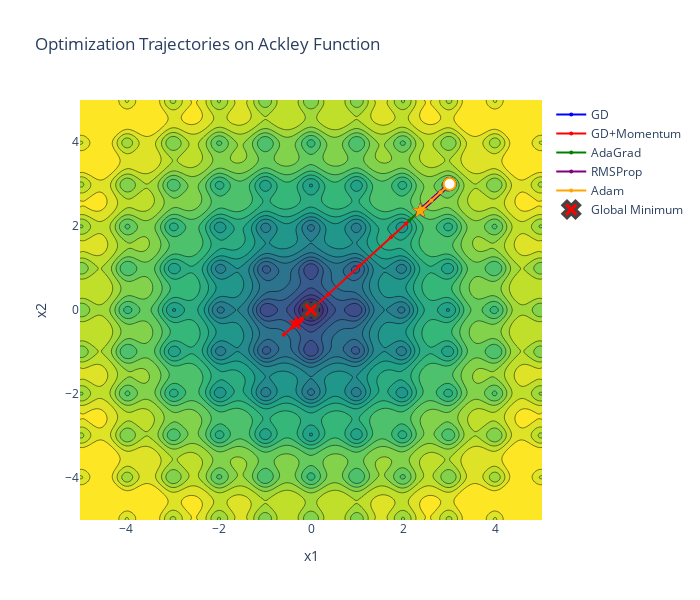
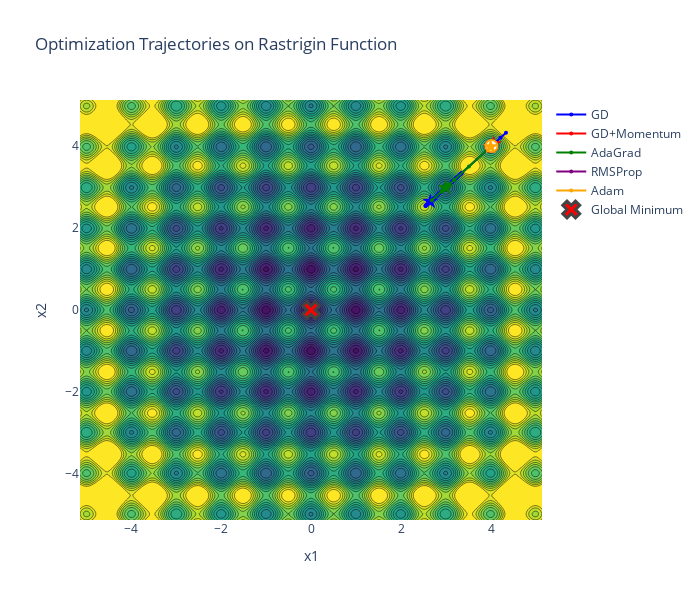
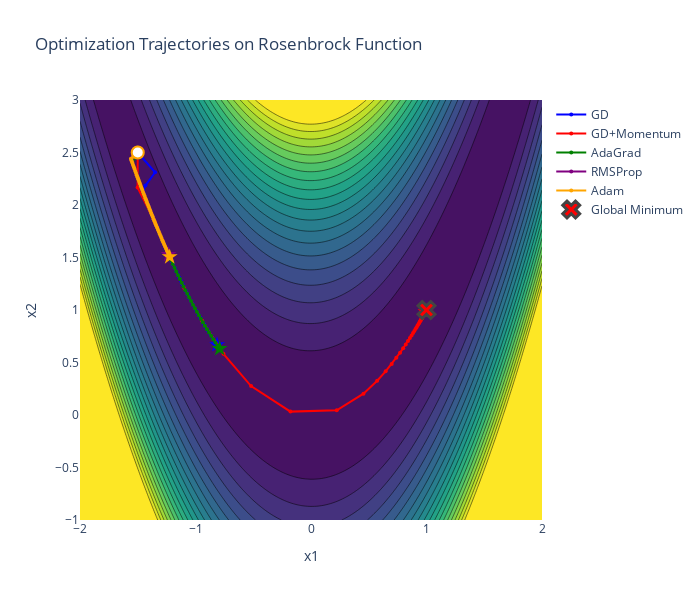

The code cell stored with these charts, in order, in its notebook:
### Code cell
# Create contour plots with trajectories
for func_name, func, grad_func, x0 in test_functions:
    # Create grid for contour plot
    if func_name == 'Ackley':
        x_range = np.linspace(-5, 5, 200)
        y_range = np.linspace(-5, 5, 200)
        global_min = [0, 0]
    elif func_name == 'Rastrigin':
        x_range = np.linspace(-5.12, 5.12, 200)
        y_range = np.linspace(-5.12, 5.12, 200)
        global_min = [0, 0]
    else:  # Rosenbrock
        x_range = np.linspace(-2, 2, 200)
        y_range = np.linspace(-1, 3, 200)
        global_min = [1, 1]
    
    X, Y = np.meshgrid(x_range, y_range)
    Z = np.zeros_like(X)
    
    for i in range(X.shape[0]):
        for j in range(X.shape[1]):
            Z[i, j] = func(np.array([X[i, j], Y[i, j]]))
    
    # Create figure
    fig = go.Figure()
    
    # Add contour plot
    fig.add_trace(go.Contour(
        x=x_range,
        y=y_range,
        z=Z,
        colorscale='Viridis',
        contours=dict(
            start=0,
            end=np.percentile(Z, 90),
            size=(np.percentile(Z, 90) - 0) / 20
        ),
        showscale=False,
        name='Function'
    ))
    
    # Add trajectories for each algorithm
    for color_idx, (alg_name, result) in enumerate(all_results[func_name].items()):
        path = result['path']
        # Subsample path for clarity (plot every 10th point for long trajectories)
        step = max(1, len(path) // 50)
        
        fig.add_trace(go.Scatter(
            x=path[::step, 0],
            y=path[::step, 1],
            mode='lines+markers',
            name=alg_name,
            line=dict(color=colors[color_idx], width=2),
            marker=dict(size=4)
        ))
        
        # Add start and end markers
        fig.add_trace(go.Scatter(
            x=[path[0, 0]],
            y=[path[0, 1]],
            mode='markers',
            marker=dict(size=12, color='white', symbol='circle', 
                       line=dict(color=colors[color_idx], width=2)),
            showlegend=False,
            hovertext=f'{alg_name} start'
        ))
        
        fig.add_trace(go.Scatter(
            x=[path[-1, 0]],
            y=[path[-1, 1]],
            mode='markers',
            marker=dict(size=12, color=colors[color_idx], symbol='star'),
            showlegend=False,
            hovertext=f'{alg_name} end'
        ))
    
    # Add global minimum marker
    fig.add_trace(go.Scatter(
        x=[global_min[0]],
        y=[global_min[1]],
        mode='markers',
        marker=dict(size=15, color='red', symbol='x', line=dict(width=3)),
        name='Global Minimum',
        showlegend=True
    ))
    
    fig.update_layout(
        title=f'Optimization Trajectories on {func_name} Function',
        xaxis_title='x1',
        yaxis_title='x2',
        height=600,
        width=700,
        hovermode='closest'
    )
    
    fig.show()

### Figure 1 — Plotly figure (JSON) as saved in the notebook; plotly's stock layout.template omitted (floating-point values rounded to 4 significant figures; data arrays with more than 128 entries replaced by an {"elided": "..."} marker saying what was removed)
{"data": [{"colorscale": [[0, "#440154"], [0.1111, "#482878"], [0.2222, "#3e4989"], [0.3333, "#31688e"], [0.4444, "#26828e"], [0.5556, "#1f9e89"], [0.6667, "#35b779"], [0.7778, "#6ece58"], [0.8889, "#b5de2b"], [1, "#fde725"]], "contours": {"end": 12.59, "size": 0.6295, "start": 0}, "name": "Function", "showscale": false, "type": "contour", "x": {"elided": "200 float values"}, "y": {"elided": "200 float values"}, "z": {"elided": "200x200 float values"}}, {"line": {"color": "blue", "width": 2}, "marker": {"size": 4}, "mode": "lines+markers", "name": "GD", "type": "scatter", "x": [3.0, 2.972, 2.909, 2.801, 2.706, 2.642, 2.596, 2.558, 2.527, 2.499, 2.476, 2.456, 2.439, 2.424, 2.412, 2.402, 2.394, 2.387, 2.382, 2.377, 2.374, 2.372, 2.369, 2.368, 2.367, 2.366, 2.365, 2.364, 2.364, 2.364, 2.363, 2.363, 2.363, 2.363, 2.363, 2.363, 2.363, 2.363, 2.363, 2.363, 2.363, 2.363, 2.363, 2.363, 2.363, 2.363, 2.363, 2.363, 2.363, 2.363, 2.363, 2.363, 2.363, 2.363, 2.363, 2.363, 2.363, 2.363, 2.363, 2.363, 2.363, 2.363, 2.363, 2.363, 2.363, 2.363, 2.363], "y": [3.0, 2.972, 2.909, 2.801, 2.706, 2.642, 2.596, 2.558, 2.527, 2.499, 2.476, 2.456, 2.439, 2.424, 2.412, 2.402, 2.394, 2.387, 2.382, 2.377, 2.374, 2.372, 2.369, 2.368, 2.367, 2.366, 2.365, 2.364, 2.364, 2.364, 2.363, 2.363, 2.363, 2.363, 2.363, 2.363, 2.363, 2.363, 2.363, 2.363, 2.363, 2.363, 2.363, 2.363, 2.363, 2.363, 2.363, 2.363, 2.363, 2.363, 2.363, 2.363, 2.363, 2.363, 2.363, 2.363, 2.363, 2.363, 2.363, 2.363, 2.363, 2.363, 2.363, 2.363, 2.363, 2.363, 2.363]}, {"hovertext": "GD start", "marker": {"color": "white", "line": {"color": "blue", "width": 2}, "size": 12, "symbol": "circle"}, "mode": "markers", "showlegend": false, "type": "scatter", "x": [3], "y": [3]}, {"hovertext": "GD end", "marker": {"color": "blue", "size": 12, "symbol": "star"}, "mode": "markers", "showlegend": false, "type": "scatter", "x": [2.363], "y": [2.363]}, {"line": {"color": "red", "width": 2}, "marker": {"size": 4}, "mode": "lines+markers", "name": "GD+Momentum", "type": "scatter", "x": [3.0, 2.664, 2.06, 1.731, 1.04, 0.3681, -0.2448, -0.5895, -0.3619, -0.1994, -0.4, -0.3668, -0.2595, -0.3401, -0.3454, -0.2924, -0.3234, -0.3325, -0.3075, -0.3189, -0.3256, -0.3142, -0.318, -0.3221, -0.317, -0.3181, -0.3203, -0.3181, -0.3183, -0.3195, -0.3186, -0.3185, -0.3191, -0.3187, -0.3186, -0.3189, -0.3188, -0.3187, -0.3188, -0.3188, -0.3188, -0.3188, -0.3188, -0.3188, -0.3188, -0.3188, -0.3188, -0.3188, -0.3188, -0.3188, -0.3188, -0.3188, -0.3188, -0.3188, -0.3188, -0.3188, -0.3188, -0.3188], "y": [3.0, 2.664, 2.06, 1.731, 1.04, 0.3681, -0.2448, -0.5895, -0.3619, -0.1994, -0.4, -0.3668, -0.2595, -0.3401, -0.3454, -0.2924, -0.3234, -0.3325, -0.3075, -0.3189, -0.3256, -0.3142, -0.318, -0.3221, -0.317, -0.3181, -0.3203, -0.3181, -0.3183, -0.3195, -0.3186, -0.3185, -0.3191, -0.3187, -0.3186, -0.3189, -0.3188, -0.3187, -0.3188, -0.3188, -0.3188, -0.3188, -0.3188, -0.3188, -0.3188, -0.3188, -0.3188, -0.3188, -0.3188, -0.3188, -0.3188, -0.3188, -0.3188, -0.3188, -0.3188, -0.3188, -0.3188, -0.3188]}, {"hovertext": "GD+Momentum start", "marker": {"color": "white", "line": {"color": "red", "width": 2}, "size": 12, "symbol": "circle"}, "mode": "markers", "showlegend": false, "type": "scatter", "x": [3], "y": [3]}, {"hovertext": "GD+Momentum end", "marker": {"color": "red", "size": 12, "symbol": "star"}, "mode": "markers", "showlegend": false, "type": "scatter", "x": [-0.3188], "y": [-0.3188]}, {"line": {"color": "green", "width": 2}, "marker": {"size": 4}, "mode": "lines+markers", "name": "AdaGrad", "type": "scatter", "x": [3.0, 2.5, 2.129, 2.575, 2.354, 2.367, 2.36, 2.364, 2.362, 2.363, 2.362, 2.363, 2.363, 2.363, 2.363, 2.363, 2.363, 2.363, 2.363, 2.363, 2.363, 2.363, 2.363, 2.363, 2.363], "y": [3.0, 2.5, 2.129, 2.575, 2.354, 2.367, 2.36, 2.364, 2.362, 2.363, 2.362, 2.363, 2.363, 2.363, 2.363, 2.363, 2.363, 2.363, 2.363, 2.363, 2.363, 2.363, 2.363, 2.363, 2.363]}, {"hovertext": "AdaGrad start", "marker": {"color": "white", "line": {"color": "green", "width": 2}, "size": 12, "symbol": "circle"}, "mode": "markers", "showlegend": false, "type": "scatter", "x": [3], "y": [3]}, {"hovertext": "AdaGrad end", "marker": {"color": "green", "size": 12, "symbol": "star"}, "mode": "markers", "showlegend": false, "type": "scatter", "x": [2.363], "y": [2.363]}, {"line": {"color": "purple", "width": 2}, "marker": {"size": 4}, "mode": "lines+markers", "name": "RMSProp", "type": "scatter", "x": [3.0, 2.978, 2.957, 2.939, 2.922, 2.906, 2.892, 2.878, 2.865, 2.853, 2.841, 2.83, 2.819, 2.809, 2.799, 2.789, 2.779, 2.77, 2.76, 2.751, 2.742, 2.733, 2.725, 2.716, 2.708, 2.699, 2.691, 2.682, 2.674, 2.666, 2.658, 2.649, 2.641, 2.633, 2.625, 2.617, 2.609, 2.601, 2.592, 2.584, 2.576, 2.568, 2.56, 2.552, 2.544, 2.535, 2.527, 2.519, 2.511, 2.503, 2.495, 2.487, 2.479, 2.471, 2.463, 2.455, 2.448, 2.44, 2.433, 2.425, 2.418, 2.412, 2.405, 2.399, 2.393, 2.388, 2.383, 2.379, 2.375, 2.371, 2.369, 2.367, 2.365, 2.364, 2.363, 2.363, 2.363, 2.363, 2.363, 2.363, 2.363, 2.363], "y": [3.0, 2.978, 2.957, 2.939, 2.922, 2.906, 2.892, 2.878, 2.865, 2.853, 2.841, 2.83, 2.819, 2.809, 2.799, 2.789, 2.779, 2.77, 2.76, 2.751, 2.742, 2.733, 2.725, 2.716, 2.708, 2.699, 2.691, 2.682, 2.674, 2.666, 2.658, 2.649, 2.641, 2.633, 2.625, 2.617, 2.609, 2.601, 2.592, 2.584, 2.576, 2.568, 2.56, 2.552, 2.544, 2.535, 2.527, 2.519, 2.511, 2.503, 2.495, 2.487, 2.479, 2.471, 2.463, 2.455, 2.448, 2.44, 2.433, 2.425, 2.418, 2.412, 2.405, 2.399, 2.393, 2.388, 2.383, 2.379, 2.375, 2.371, 2.369, 2.367, 2.365, 2.364, 2.363, 2.363, 2.363, 2.363, 2.363, 2.363, 2.363, 2.363]}, {"hovertext": "RMSProp start", "marker": {"color": "white", "line": {"color": "purple", "width": 2}, "size": 12, "symbol": "circle"}, "mode": "markers", "showlegend": false, "type": "scatter", "x": [3], "y": [3]}, {"hovertext": "RMSProp end", "marker": {"color": "purple", "size": 12, "symbol": "star"}, "mode": "markers", "showlegend": false, "type": "scatter", "x": [2.363], "y": [2.363]}, {"line": {"color": "orange", "width": 2}, "marker": {"size": 4}, "mode": "lines+markers", "name": "Adam", "type": "scatter", "x": [3.0, 2.803, 2.605, 2.408, 2.361, 2.363, 2.361, 2.363, 2.363, 2.361, 2.363, 2.364, 2.361, 2.362, 2.364, 2.362, 2.362, 2.364, 2.362, 2.361, 2.364, 2.363, 2.361, 2.363, 2.363, 2.361, 2.363, 2.364, 2.361, 2.363, 2.364, 2.362, 2.362, 2.364, 2.362, 2.362, 2.364, 2.363, 2.361, 2.364, 2.363, 2.361, 2.363, 2.364, 2.361, 2.363, 2.364, 2.362, 2.362, 2.364], "y": [3.0, 2.803, 2.605, 2.408, 2.361, 2.363, 2.361, 2.363, 2.363, 2.361, 2.363, 2.364, 2.361, 2.362, 2.364, 2.362, 2.362, 2.364, 2.362, 2.361, 2.364, 2.363, 2.361, 2.363, 2.363, 2.361, 2.363, 2.364, 2.361, 2.363, 2.364, 2.362, 2.362, 2.364, 2.362, 2.362, 2.364, 2.363, 2.361, 2.364, 2.363, 2.361, 2.363, 2.364, 2.361, 2.363, 2.364, 2.362, 2.362, 2.364]}, {"hovertext": "Adam start", "marker": {"color": "white", "line": {"color": "orange", "width": 2}, "size": 12, "symbol": "circle"}, "mode": "markers", "showlegend": false, "type": "scatter", "x": [3], "y": [3]}, {"hovertext": "Adam end", "marker": {"color": "orange", "size": 12, "symbol": "star"}, "mode": "markers", "showlegend": false, "type": "scatter", "x": [2.362], "y": [2.362]}, {"marker": {"color": "red", "line": {"width": 3}, "size": 15, "symbol": "x"}, "mode": "markers", "name": "Global Minimum", "showlegend": true, "type": "scatter", "x": [0], "y": [0]}], "layout": {"height": 600, "hovermode": "closest", "title": {"text": "Optimization Trajectories on Ackley Function"}, "width": 700, "xaxis": {"title": {"text": "x1"}}, "yaxis": {"title": {"text": "x2"}}}}

### Figure 2 — Plotly figure (JSON) as saved in the notebook; plotly's stock layout.template omitted (floating-point values rounded to 4 significant figures; data arrays with more than 128 entries replaced by an {"elided": "..."} marker saying what was removed)
{"data": [{"colorscale": [[0, "#440154"], [0.1111, "#482878"], [0.2222, "#3e4989"], [0.3333, "#31688e"], [0.4444, "#26828e"], [0.5556, "#1f9e89"], [0.6667, "#35b779"], [0.7778, "#6ece58"], [0.8889, "#b5de2b"], [1, "#fde725"]], "contours": {"end": 56.47, "size": 2.823, "start": 0}, "name": "Function", "showscale": false, "type": "contour", "x": {"elided": "200 float values"}, "y": {"elided": "200 float values"}, "z": {"elided": "200x200 float values"}}, {"line": {"color": "blue", "width": 2}, "marker": {"size": 4}, "mode": "lines+markers", "name": "GD", "type": "scatter", "x": [4.0, 4.199, 4.322, 2.57, 2.669, 2.678, 2.818, 2.718, 3.342, 3.024, 2.849, 3.324, 2.802, 2.74, 2.639, 2.538, 2.782, 3.118, 3.312, 2.915, 3.279, 3.303, 3.321, 3.251, 2.567, 2.609, 2.542, 2.592, 3.178, 3.124, 3.334, 2.668, 2.742, 2.629, 2.591, 3.212, 2.678, 2.54, 2.917, 3.224, 2.731, 3.163, 2.632, 2.604, 2.841, 3.051, 3.145, 3.168, 3.235, 2.666], "y": [4.0, 4.199, 4.322, 2.57, 2.669, 2.678, 2.818, 2.718, 3.342, 3.024, 2.849, 3.324, 2.802, 2.74, 2.639, 2.538, 2.782, 3.118, 3.312, 2.915, 3.279, 3.303, 3.321, 3.251, 2.567, 2.609, 2.542, 2.592, 3.178, 3.124, 3.334, 2.668, 2.742, 2.629, 2.591, 3.212, 2.678, 2.54, 2.917, 3.224, 2.731, 3.163, 2.632, 2.604, 2.841, 3.051, 3.145, 3.168, 3.235, 2.666]}, {"hovertext": "GD start", "marker": {"color": "white", "line": {"color": "blue", "width": 2}, "size": 12, "symbol": "circle"}, "mode": "markers", "showlegend": false, "type": "scatter", "x": [4], "y": [4]}, {"hovertext": "GD end", "marker": {"color": "blue", "size": 12, "symbol": "star"}, "mode": "markers", "showlegend": false, "type": "scatter", "x": [2.644], "y": [2.644]}, {"line": {"color": "red", "width": 2}, "marker": {"size": 4}, "mode": "lines+markers", "name": "GD+Momentum", "type": "scatter", "x": [4.0, 3.921, 3.899, 3.909, 3.907, 3.906, 3.906, 3.907, 3.906, 3.906, 3.906, 3.906, 3.906, 3.906, 3.906, 3.906, 3.906, 3.906, 3.906, 3.906, 3.906, 3.906, 3.906, 3.906, 3.906, 3.906, 3.906, 3.906, 3.906, 3.906, 3.906, 3.906, 3.906, 3.906, 3.906, 3.906, 3.906, 3.906, 3.906, 3.906, 3.906, 3.906, 3.906, 3.906, 3.906, 3.906, 3.906, 3.906, 3.906, 3.906], "y": [4.0, 3.921, 3.899, 3.909, 3.907, 3.906, 3.906, 3.907, 3.906, 3.906, 3.906, 3.906, 3.906, 3.906, 3.906, 3.906, 3.906, 3.906, 3.906, 3.906, 3.906, 3.906, 3.906, 3.906, 3.906, 3.906, 3.906, 3.906, 3.906, 3.906, 3.906, 3.906, 3.906, 3.906, 3.906, 3.906, 3.906, 3.906, 3.906, 3.906, 3.906, 3.906, 3.906, 3.906, 3.906, 3.906, 3.906, 3.906, 3.906, 3.906]}, {"hovertext": "GD+Momentum start", "marker": {"color": "white", "line": {"color": "red", "width": 2}, "size": 12, "symbol": "circle"}, "mode": "markers", "showlegend": false, "type": "scatter", "x": [4], "y": [4]}, {"hovertext": "GD+Momentum end", "marker": {"color": "red", "size": 12, "symbol": "star"}, "mode": "markers", "showlegend": false, "type": "scatter", "x": [4.049], "y": [4.049]}, {"line": {"color": "green", "width": 2}, "marker": {"size": 4}, "mode": "lines+markers", "name": "AdaGrad", "type": "scatter", "x": [4.0, 3.5, 3.171, 2.678, 2.995, 2.97, 3.006, 2.955, 3.025, 2.93, 3.051, 2.907, 3.059, 2.913, 3.044, 2.934, 3.025, 2.951, 3.011, 2.964, 3.001, 2.972, 2.995, 2.977, 2.991, 2.98, 2.989, 2.982, 2.987, 2.983, 2.986, 2.984, 2.986, 2.984, 2.985, 2.984, 2.985, 2.985, 2.985, 2.985, 2.985, 2.985, 2.985, 2.985, 2.985, 2.985, 2.985, 2.985, 2.985, 2.985, 2.985, 2.985, 2.985, 2.985, 2.985, 2.985, 2.985, 2.985, 2.985, 2.985, 2.985, 2.985, 2.985, 2.985, 2.985, 2.985, 2.985, 2.985, 2.985, 2.985, 2.985, 2.985, 2.985, 2.985, 2.985, 2.985, 2.985, 2.985, 2.985, 2.985, 2.985, 2.985, 2.985, 2.985, 2.985, 2.985, 2.985, 2.985, 2.985, 2.985], "y": [4.0, 3.5, 3.171, 2.678, 2.995, 2.97, 3.006, 2.955, 3.025, 2.93, 3.051, 2.907, 3.059, 2.913, 3.044, 2.934, 3.025, 2.951, 3.011, 2.964, 3.001, 2.972, 2.995, 2.977, 2.991, 2.98, 2.989, 2.982, 2.987, 2.983, 2.986, 2.984, 2.986, 2.984, 2.985, 2.984, 2.985, 2.985, 2.985, 2.985, 2.985, 2.985, 2.985, 2.985, 2.985, 2.985, 2.985, 2.985, 2.985, 2.985, 2.985, 2.985, 2.985, 2.985, 2.985, 2.985, 2.985, 2.985, 2.985, 2.985, 2.985, 2.985, 2.985, 2.985, 2.985, 2.985, 2.985, 2.985, 2.985, 2.985, 2.985, 2.985, 2.985, 2.985, 2.985, 2.985, 2.985, 2.985, 2.985, 2.985, 2.985, 2.985, 2.985, 2.985, 2.985, 2.985, 2.985, 2.985, 2.985, 2.985]}, {"hovertext": "AdaGrad start", "marker": {"color": "white", "line": {"color": "green", "width": 2}, "size": 12, "symbol": "circle"}, "mode": "markers", "showlegend": false, "type": "scatter", "x": [4], "y": [4]}, {"hovertext": "AdaGrad end", "marker": {"color": "green", "size": 12, "symbol": "star"}, "mode": "markers", "showlegend": false, "type": "scatter", "x": [2.985], "y": [2.985]}, {"line": {"color": "purple", "width": 2}, "marker": {"size": 4}, "mode": "lines+markers", "name": "RMSProp", "type": "scatter", "x": [4.0, 3.983, 3.985, 3.985, 3.985, 3.985, 3.985, 3.985, 3.985, 3.985, 3.985, 3.985, 3.985, 3.985, 3.985, 3.985, 3.985, 3.985, 3.985, 3.985, 3.985, 3.985, 3.985, 3.985, 3.985, 3.985, 3.985, 3.985, 3.985, 3.985, 3.985, 3.985, 3.985, 3.985, 3.985, 3.985, 3.985, 3.985, 3.985, 3.985, 3.985, 3.985, 3.985, 3.985, 3.985, 3.985, 3.985, 3.985, 3.985, 3.985], "y": [4.0, 3.983, 3.985, 3.985, 3.985, 3.985, 3.985, 3.985, 3.985, 3.985, 3.985, 3.985, 3.985, 3.985, 3.985, 3.985, 3.985, 3.985, 3.985, 3.985, 3.985, 3.985, 3.985, 3.985, 3.985, 3.985, 3.985, 3.985, 3.985, 3.985, 3.985, 3.985, 3.985, 3.985, 3.985, 3.985, 3.985, 3.985, 3.985, 3.985, 3.985, 3.985, 3.985, 3.985, 3.985, 3.985, 3.985, 3.985, 3.985, 3.985]}, {"hovertext": "RMSProp start", "marker": {"color": "white", "line": {"color": "purple", "width": 2}, "size": 12, "symbol": "circle"}, "mode": "markers", "showlegend": false, "type": "scatter", "x": [4], "y": [4]}, {"hovertext": "RMSProp end", "marker": {"color": "purple", "size": 12, "symbol": "star"}, "mode": "markers", "showlegend": false, "type": "scatter", "x": [3.975], "y": [3.975]}, {"line": {"color": "orange", "width": 2}, "marker": {"size": 4}, "mode": "lines+markers", "name": "Adam", "type": "scatter", "x": [4.0, 3.98, 3.979, 3.979, 3.981, 3.979, 3.979, 3.981, 3.979, 3.979, 3.981, 3.98, 3.978, 3.981, 3.981, 3.978, 3.98, 3.981, 3.979, 3.98, 3.981, 3.979, 3.979, 3.981, 3.979, 3.979, 3.981, 3.98, 3.978, 3.981, 3.98, 3.978, 3.98, 3.981, 3.979, 3.98, 3.981, 3.979, 3.979, 3.981, 3.979, 3.979, 3.981, 3.98, 3.978, 3.981, 3.98, 3.978, 3.98, 3.981], "y": [4.0, 3.98, 3.979, 3.979, 3.981, 3.979, 3.979, 3.981, 3.979, 3.979, 3.981, 3.98, 3.978, 3.981, 3.981, 3.978, 3.98, 3.981, 3.979, 3.98, 3.981, 3.979, 3.979, 3.981, 3.979, 3.979, 3.981, 3.98, 3.978, 3.981, 3.98, 3.978, 3.98, 3.981, 3.979, 3.98, 3.981, 3.979, 3.979, 3.981, 3.979, 3.979, 3.981, 3.98, 3.978, 3.981, 3.98, 3.978, 3.98, 3.981]}, {"hovertext": "Adam start", "marker": {"color": "white", "line": {"color": "orange", "width": 2}, "size": 12, "symbol": "circle"}, "mode": "markers", "showlegend": false, "type": "scatter", "x": [4], "y": [4]}, {"hovertext": "Adam end", "marker": {"color": "orange", "size": 12, "symbol": "star"}, "mode": "markers", "showlegend": false, "type": "scatter", "x": [3.981], "y": [3.981]}, {"marker": {"color": "red", "line": {"width": 3}, "size": 15, "symbol": "x"}, "mode": "markers", "name": "Global Minimum", "showlegend": true, "type": "scatter", "x": [0], "y": [0]}], "layout": {"height": 600, "hovermode": "closest", "title": {"text": "Optimization Trajectories on Rastrigin Function"}, "width": 700, "xaxis": {"title": {"text": "x1"}}, "yaxis": {"title": {"text": "x2"}}}}

### Figure 3 — Plotly figure (JSON) as saved in the notebook; plotly's stock layout.template omitted (floating-point values rounded to 4 significant figures; data arrays with more than 128 entries replaced by an {"elided": "..."} marker saying what was removed)
{"data": [{"colorscale": [[0, "#440154"], [0.1111, "#482878"], [0.2222, "#3e4989"], [0.3333, "#31688e"], [0.4444, "#26828e"], [0.5556, "#1f9e89"], [0.6667, "#35b779"], [0.7778, "#6ece58"], [0.8889, "#b5de2b"], [1, "#fde725"]], "contours": {"end": 768.2, "size": 38.41, "start": 0}, "name": "Function", "showscale": false, "type": "contour", "x": {"elided": "200 float values"}, "y": {"elided": "200 float values"}, "z": {"elided": "200x200 float values"}}, {"line": {"color": "blue", "width": 2}, "marker": {"size": 4}, "mode": "lines+markers", "name": "GD", "type": "scatter", "x": [-1.5, -1.35, -1.434, -1.454, -1.449, -1.439, -1.428, -1.418, -1.407, -1.396, -1.385, -1.374, -1.363, -1.352, -1.34, -1.329, -1.317, -1.306, -1.294, -1.282, -1.27, -1.257, -1.245, -1.232, -1.22, -1.207, -1.194, -1.181, -1.167, -1.154, -1.14, -1.126, -1.112, -1.098, -1.083, -1.068, -1.053, -1.038, -1.023, -1.007, -0.9909, -0.9745, -0.9579, -0.941, -0.9237, -0.9061, -0.8881, -0.8697, -0.851, -0.8317], "y": [2.5, 2.311, 2.185, 2.141, 2.109, 2.078, 2.048, 2.018, 1.987, 1.957, 1.926, 1.896, 1.865, 1.835, 1.804, 1.774, 1.743, 1.712, 1.681, 1.65, 1.619, 1.588, 1.557, 1.526, 1.495, 1.464, 1.433, 1.402, 1.37, 1.339, 1.307, 1.276, 1.244, 1.213, 1.181, 1.149, 1.117, 1.086, 1.054, 1.022, 0.9898, 0.9577, 0.9257, 0.8935, 0.8613, 0.8291, 0.7968, 0.7645, 0.7322, 0.6999]}, {"hovertext": "GD start", "marker": {"color": "white", "line": {"color": "blue", "width": 2}, "size": 12, "symbol": "circle"}, "mode": "markers", "showlegend": false, "type": "scatter", "x": [-1.5], "y": [2.5]}, {"hovertext": "GD end", "marker": {"color": "blue", "size": 12, "symbol": "star"}, "mode": "markers", "showlegend": false, "type": "scatter", "x": [-0.8131], "y": [0.6691]}, {"line": {"color": "red", "width": 2}, "marker": {"size": 4}, "mode": "lines+markers", "name": "GD+Momentum", "type": "scatter", "x": [-1.5, -1.502, -1.351, -1.233, -1.098, -0.9427, -0.7579, -0.5188, -0.1778, 0.223, 0.4545, 0.5729, 0.6463, 0.6986, 0.7389, 0.7713, 0.798, 0.8205, 0.8398, 0.8564, 0.8709, 0.8836, 0.8948, 0.9048, 0.9136, 0.9215, 0.9286, 0.935, 0.9408, 0.946, 0.9507, 0.9549, 0.9588, 0.9623, 0.9655, 0.9684, 0.9711, 0.9735, 0.9757, 0.9777, 0.9795, 0.9812, 0.9828, 0.9842, 0.9855, 0.9867, 0.9877, 0.9887, 0.9897, 0.9905], "y": [2.5, 2.166, 1.836, 1.521, 1.21, 0.8977, 0.5826, 0.2758, 0.03217, 0.04473, 0.2035, 0.326, 0.4159, 0.4866, 0.5447, 0.5938, 0.6359, 0.6725, 0.7046, 0.7328, 0.7579, 0.7803, 0.8003, 0.8182, 0.8343, 0.8489, 0.8621, 0.874, 0.8848, 0.8946, 0.9036, 0.9117, 0.9191, 0.9259, 0.932, 0.9377, 0.9428, 0.9475, 0.9518, 0.9558, 0.9594, 0.9627, 0.9658, 0.9685, 0.9711, 0.9734, 0.9756, 0.9776, 0.9794, 0.981]}, {"hovertext": "GD+Momentum start", "marker": {"color": "white", "line": {"color": "red", "width": 2}, "size": 12, "symbol": "circle"}, "mode": "markers", "showlegend": false, "type": "scatter", "x": [-1.5], "y": [2.5]}, {"hovertext": "GD+Momentum end", "marker": {"color": "red", "size": 12, "symbol": "star"}, "mode": "markers", "showlegend": false, "type": "scatter", "x": [0.9912], "y": [0.9825]}, {"line": {"color": "green", "width": 2}, "marker": {"size": 4}, "mode": "lines+markers", "name": "AdaGrad", "type": "scatter", "x": [-1.5, -1.547, -1.534, -1.521, -1.508, -1.494, -1.481, -1.467, -1.454, -1.44, -1.427, -1.413, -1.399, -1.385, -1.372, -1.358, -1.343, -1.329, -1.315, -1.301, -1.286, -1.271, -1.257, -1.242, -1.227, -1.212, -1.197, -1.182, -1.166, -1.151, -1.135, -1.119, -1.104, -1.088, -1.071, -1.055, -1.039, -1.022, -1.005, -0.9884, -0.9713, -0.954, -0.9366, -0.9189, -0.9011, -0.8831, -0.8649, -0.8466, -0.828, -0.8092], "y": [2.5, 2.399, 2.359, 2.319, 2.279, 2.239, 2.199, 2.16, 2.12, 2.081, 2.042, 2.003, 1.964, 1.926, 1.887, 1.849, 1.811, 1.773, 1.735, 1.698, 1.66, 1.623, 1.586, 1.549, 1.512, 1.475, 1.439, 1.403, 1.367, 1.331, 1.295, 1.259, 1.224, 1.189, 1.154, 1.119, 1.085, 1.051, 1.017, 0.9828, 0.9493, 0.916, 0.883, 0.8503, 0.8178, 0.7857, 0.7538, 0.7223, 0.6911, 0.6603]}, {"hovertext": "AdaGrad start", "marker": {"color": "white", "line": {"color": "green", "width": 2}, "size": 12, "symbol": "circle"}, "mode": "markers", "showlegend": false, "type": "scatter", "x": [-1.5], "y": [2.5]}, {"hovertext": "AdaGrad end", "marker": {"color": "green", "size": 12, "symbol": "star"}, "mode": "markers", "showlegend": false, "type": "scatter", "x": [-0.7911], "y": [0.6314]}, {"line": {"color": "purple", "width": 2}, "marker": {"size": 4}, "mode": "lines+markers", "name": "RMSProp", "type": "scatter", "x": [-1.5, -1.522, -1.54, -1.555, -1.557, -1.551, -1.544, -1.538, -1.532, -1.525, -1.519, -1.512, -1.506, -1.499, -1.493, -1.486, -1.479, -1.473, -1.466, -1.459, -1.453, -1.446, -1.439, -1.432, -1.425, -1.418, -1.411, -1.404, -1.397, -1.39, -1.383, -1.376, -1.369, -1.362, -1.354, -1.347, -1.34, -1.332, -1.325, -1.318, -1.31, -1.302, -1.295, -1.287, -1.279, -1.272, -1.264, -1.256, -1.248, -1.24], "y": [2.5, 2.478, 2.46, 2.444, 2.433, 2.413, 2.394, 2.374, 2.355, 2.335, 2.316, 2.296, 2.276, 2.257, 2.237, 2.218, 2.198, 2.178, 2.159, 2.139, 2.119, 2.1, 2.08, 2.06, 2.041, 2.021, 2.001, 1.982, 1.962, 1.942, 1.923, 1.903, 1.883, 1.864, 1.844, 1.824, 1.804, 1.785, 1.765, 1.745, 1.726, 1.706, 1.686, 1.666, 1.646, 1.627, 1.607, 1.587, 1.567, 1.548]}, {"hovertext": "RMSProp start", "marker": {"color": "white", "line": {"color": "purple", "width": 2}, "size": 12, "symbol": "circle"}, "mode": "markers", "showlegend": false, "type": "scatter", "x": [-1.5], "y": [2.5]}, {"hovertext": "RMSProp end", "marker": {"color": "purple", "size": 12, "symbol": "star"}, "mode": "markers", "showlegend": false, "type": "scatter", "x": [-1.233], "y": [1.529]}, {"line": {"color": "orange", "width": 2}, "marker": {"size": 4}, "mode": "lines+markers", "name": "Adam", "type": "scatter", "x": [-1.5, -1.52, -1.54, -1.559, -1.554, -1.548, -1.541, -1.535, -1.528, -1.522, -1.515, -1.509, -1.502, -1.495, -1.489, -1.482, -1.475, -1.468, -1.461, -1.455, -1.448, -1.441, -1.434, -1.427, -1.42, -1.413, -1.406, -1.399, -1.391, -1.384, -1.377, -1.37, -1.363, -1.355, -1.348, -1.341, -1.333, -1.325, -1.317, -1.31, -1.302, -1.295, -1.287, -1.279, -1.271, -1.263, -1.255, -1.247, -1.239, -1.231], "y": [2.5, 2.48, 2.46, 2.441, 2.424, 2.404, 2.384, 2.364, 2.344, 2.324, 2.304, 2.284, 2.264, 2.244, 2.224, 2.204, 2.184, 2.165, 2.145, 2.125, 2.105, 2.085, 2.065, 2.045, 2.025, 2.005, 1.985, 1.965, 1.945, 1.925, 1.905, 1.885, 1.865, 1.845, 1.825, 1.805, 1.785, 1.765, 1.745, 1.725, 1.705, 1.685, 1.665, 1.645, 1.625, 1.605, 1.585, 1.565, 1.545, 1.525]}, {"hovertext": "Adam start", "marker": {"color": "white", "line": {"color": "orange", "width": 2}, "size": 12, "symbol": "circle"}, "mode": "markers", "showlegend": false, "type": "scatter", "x": [-1.5], "y": [2.5]}, {"hovertext": "Adam end", "marker": {"color": "orange", "size": 12, "symbol": "star"}, "mode": "markers", "showlegend": false, "type": "scatter", "x": [-1.223], "y": [1.506]}, {"marker": {"color": "red", "line": {"width": 3}, "size": 15, "symbol": "x"}, "mode": "markers", "name": "Global Minimum", "showlegend": true, "type": "scatter", "x": [1], "y": [1]}], "layout": {"height": 600, "hovermode": "closest", "title": {"text": "Optimization Trajectories on Rosenbrock Function"}, "width": 700, "xaxis": {"title": {"text": "x1"}}, "yaxis": {"title": {"text": "x2"}}}}
